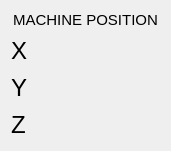
       <widget class="QWidget" name="verticalLayoutWidget_11">
        <property name="geometry">
         <rect>
          <x>10</x>
          <y>280</y>
          <width>171</width>
          <height>151</height>
         </rect>
        </property>
        <layout class="QVBoxLayout" name="verticalLayout_19">
         <item>
          <widget class="QLabel" name="label_87">
           <property name="font">
            <font>
             <pointsize>11</pointsize>
             <weight>50</weight>
             <bold>false</bold>
            </font>
           </property>
           <property name="autoFillBackground">
            <bool>false</bool>
           </property>
           <property name="text">
            <string>MACHINE POSITION</string>
           </property>
           <property name="scaledContents">
            <bool>false</bool>
           </property>
           <property name="alignment">
            <set>Qt::AlignCenter</set>
           </property>
           <property name="wordWrap">
            <bool>true</bool>
           </property>
          </widget>
         </item>
         <item>
          <layout class="QHBoxLayout" name="horizontalLayout_73">
           <item>
            <widget class="QLabel" name="label_83">
             <property name="sizePolicy">
              <sizepolicy hsizetype="Minimum" vsizetype="Expanding">
               <horstretch>0</horstretch>
               <verstretch>0</verstretch>
              </sizepolicy>
             </property>
             <property name="font">
              <font>
               <pointsize>18</pointsize>
              </font>
             </property>
             <property name="text">
              <string>X</string>
             </property>
             <property name="alignment">
              <set>Qt::AlignCenter</set>
             </property>
            </widget>
           </item>
           <item>
            <widget class="DROLabel" name="drolabel_67">
             <property name="sizePolicy">
              <sizepolicy hsizetype="Expanding" vsizetype="Expanding">
               <horstretch>0</horstretch>
               <verstretch>0</verstretch>
              </sizepolicy>
             </property>
             <property name="font">
              <font>
               <pointsize>18</pointsize>
              </font>
             </property>
             <property name="alignment">
              <set>Qt::AlignRight|Qt::AlignTrailing|Qt::AlignVCenter</set>
             </property>
             <property name="rules" stdset="0">
              <string>[{&quot;name&quot;: &quot;Home Status&quot;, &quot;property&quot;: &quot;Style Sheet&quot;, &quot;expression&quot;: &quot;\&quot;color:rgb(0, 0, 0)\&quot; if ch[0] else \&quot;color:rgb(230, 0, 0)\&quot;&quot;, &quot;channels&quot;: [{&quot;url&quot;: &quot;status:all_axes_homed&quot;, &quot;trigger&quot;: true}]}]</string>
             </property>
             <property name="referenceType" stdset="0">
              <number>0</number>
             </property>
             <property name="axisNumber" stdset="0">
              <number>0</number>
             </property>
             <property name="inchFormat" stdset="0">
              <string>%9.4f</string>
             </property>
             <property name="millimeterFormat" stdset="0">
              <string>%10.3f</string>
             </property>
             <property name="degreeFormat" stdset="0">
              <string>%10.2f</string>
             </property>
             <property name="latheMode" stdset="0">
              <number>0</number>
             </property>
            </widget>
           </item>
          </layout>
         </item>
         <item>
          <layout class="QHBoxLayout" name="horizontalLayout_74">
           <item>
            <widget class="QLabel" name="label_84">
             <property name="sizePolicy">
              <sizepolicy hsizetype="Minimum" vsizetype="Expanding">
               <horstretch>0</horstretch>
               <verstretch>0</verstretch>
              </sizepolicy>
             </property>
             <property name="font">
              <font>
               <pointsize>18</pointsize>
              </font>
             </property>
             <property name="text">
              <string>Y</string>
             </property>
             <property name="alignment">
              <set>Qt::AlignCenter</set>
             </property>
            </widget>
           </item>
           <item>
            <widget class="DROLabel" name="drolabel_68">
             <property name="sizePolicy">
              <sizepolicy hsizetype="Expanding" vsizetype="Expanding">
               <horstretch>0</horstretch>
               <verstretch>0</verstretch>
              </sizepolicy>
             </property>
             <property name="font">
              <font>
               <pointsize>18</pointsize>
              </font>
             </property>
             <property name="alignment">
              <set>Qt::AlignRight|Qt::AlignTrailing|Qt::AlignVCenter</set>
             </property>
             <property name="rules" stdset="0">
              <string>[{&quot;name&quot;: &quot;Home Status&quot;, &quot;property&quot;: &quot;Style Sheet&quot;, &quot;expression&quot;: &quot;\&quot;color:rgb(0, 0, 0)\&quot; if ch[0] else \&quot;color:rgb(230, 0, 0)\&quot;&quot;, &quot;channels&quot;: [{&quot;url&quot;: &quot;status:all_axes_homed&quot;, &quot;trigger&quot;: true}]}]</string>
             </property>
             <property name="referenceType" stdset="0">
              <number>0</number>
             </property>
             <property name="axisNumber" stdset="0">
              <number>1</number>
             </property>
             <property name="inchFormat" stdset="0">
              <string>%9.4f</string>
             </property>
             <property name="millimeterFormat" stdset="0">
              <string>%10.3f</string>
             </property>
             <property name="degreeFormat" stdset="0">
              <string>%10.2f</string>
             </property>
             <property name="latheMode" stdset="0">
              <number>0</number>
             </property>
            </widget>
           </item>
          </layout>
         </item>
         <item>
          <layout class="QHBoxLayout" name="horizontalLayout_75">
           <item>
            <widget class="QLabel" name="label_85">
             <property name="sizePolicy">
              <sizepolicy hsizetype="Minimum" vsizetype="Expanding">
               <horstretch>0</horstretch>
               <verstretch>0</verstretch>
              </sizepolicy>
             </property>
             <property name="font">
              <font>
               <pointsize>18</pointsize>
              </font>
             </property>
             <property name="text">
              <string>Z</string>
             </property>
             <property name="alignment">
              <set>Qt::AlignCenter</set>
             </property>
            </widget>
           </item>
           <item>
            <widget class="DROLabel" name="drolabel_69">
             <property name="sizePolicy">
              <sizepolicy hsizetype="Expanding" vsizetype="Expanding">
               <horstretch>0</horstretch>
               <verstretch>0</verstretch>
              </sizepolicy>
             </property>
             <property name="font">
              <font>
               <pointsize>18</pointsize>
              </font>
             </property>
             <property name="alignment">
              <set>Qt::AlignRight|Qt::AlignTrailing|Qt::AlignVCenter</set>
             </property>
             <property name="rules" stdset="0">
              <string>[{&quot;name&quot;: &quot;Home Status&quot;, &quot;property&quot;: &quot;Style Sheet&quot;, &quot;expression&quot;: &quot;\&quot;color:rgb(0, 0, 0)\&quot; if ch[0] else \&quot;color:rgb(230, 0, 0)\&quot;&quot;, &quot;channels&quot;: [{&quot;url&quot;: &quot;status:all_axes_homed&quot;, &quot;trigger&quot;: true}]}]</string>
             </property>
             <property name="referenceType" stdset="0">
              <number>0</number>
             </property>
             <property name="axisNumber" stdset="0">
              <number>2</number>
             </property>
             <property name="inchFormat" stdset="0">
              <string>%9.4f</string>
             </property>
             <property name="millimeterFormat" stdset="0">
              <string>%10.3f</string>
             </property>
             <property name="degreeFormat" stdset="0">
              <string>%10.2f</string>
             </property>
             <property name="latheMode" stdset="0">
              <number>0</number>
             </property>
            </widget>
           </item>
          </layout>
         </item>
        </layout>
       </widget>
